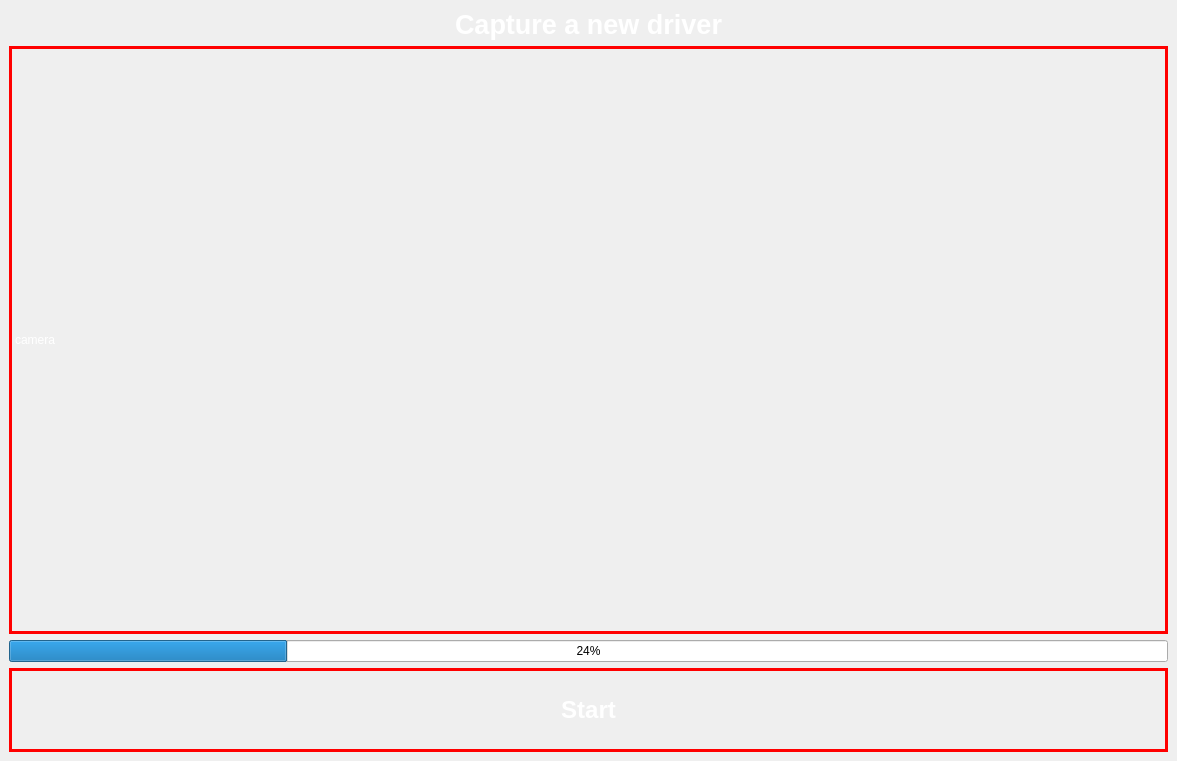
<?xml version="1.0" encoding="UTF-8"?>
<ui version="4.0">
 <class>cap_new_user</class>
 <widget class="QMainWindow" name="cap_new_user">
  <property name="geometry">
   <rect>
    <x>0</x>
    <y>0</y>
    <width>1177</width>
    <height>761</height>
   </rect>
  </property>
  <property name="windowTitle">
   <string>cap_new_user</string>
  </property>
  <property name="styleSheet">
   <string notr="true"> background-image: url('/home/phong/Desktop/antitheft/GUI/2/a.jpg');</string>
  </property>
  <widget class="QWidget" name="centralwidget">
   <layout class="QVBoxLayout" name="verticalLayout_2" stretch="0,7,0,1">
    <item>
     <widget class="QLabel" name="label_3">
      <property name="font">
       <font>
        <pointsize>20</pointsize>
        <weight>75</weight>
        <bold>true</bold>
       </font>
      </property>
      <property name="styleSheet">
       <string notr="true">color:white;
</string>
      </property>
      <property name="text">
       <string>Capture a new driver</string>
      </property>
      <property name="alignment">
       <set>Qt::AlignCenter</set>
      </property>
     </widget>
    </item>
    <item>
     <layout class="QHBoxLayout" name="horizontalLayout" stretch="6">
      <item>
       <widget class="QLabel" name="camera">
        <property name="styleSheet">
         <string notr="true">color:white;
border: 3px solid red;</string>
        </property>
        <property name="text">
         <string>camera</string>
        </property>
       </widget>
      </item>
     </layout>
    </item>
    <item>
     <widget class="QProgressBar" name="progressBar">
      <property name="value">
       <number>24</number>
      </property>
     </widget>
    </item>
    <item>
     <widget class="QPushButton" name="start">
      <property name="sizePolicy">
       <sizepolicy hsizetype="Preferred" vsizetype="Preferred">
        <horstretch>0</horstretch>
        <verstretch>0</verstretch>
       </sizepolicy>
      </property>
      <property name="font">
       <font>
        <pointsize>18</pointsize>
        <weight>75</weight>
        <bold>true</bold>
       </font>
      </property>
      <property name="styleSheet">
       <string notr="true">color:white;
border: 3px solid red;</string>
      </property>
      <property name="text">
       <string>Start</string>
      </property>
     </widget>
    </item>
   </layout>
  </widget>
 </widget>
 <resources/>
 <connections/>
</ui>
